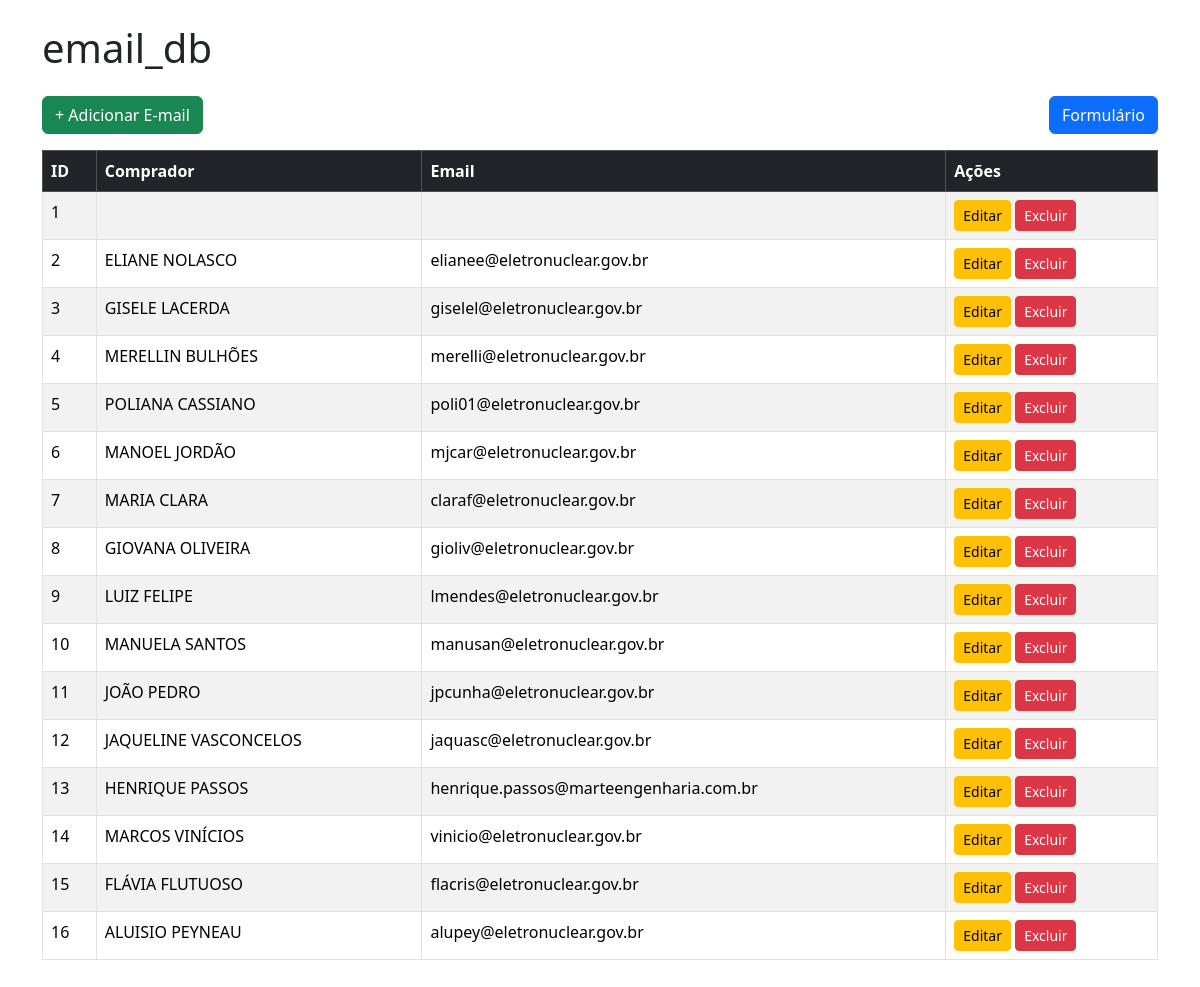
The app's page /email_db with its own data.
### tables this page shows
CREATE TABLE email_db (
    id INTEGER PRIMARY KEY AUTOINCREMENT,
    comprador TEXT NOT NULL,
    email TEXT
);

### app.py (the view)
@app.route('/email_db')
def email_list():
    conn = get_db_connection()
    items = conn.execute("SELECT * FROM email_db ORDER BY id ASC").fetchall()
    conn.close()
    return render_template('email_list.html', items=items)

### app.py (called while the page is built)
def get_db_connection():
    conn = sqlite3.connect(DB_NAME)
    conn.row_factory = sqlite3.Row
    return conn

### templates/email_list.html (shortened to what this page needs)
<!DOCTYPE html>
<html lang="pt-BR">
<head>
    <link href="https://cdn.jsdelivr.net/npm/bootstrap@5.3.3/dist/css/bootstrap.min.css" rel="stylesheet">
</head>
<body class="p-4">
    <div class="container">
        <h1 class="mb-4">email_db</h1>
        <div class="d-flex justify-content-between mb-3">
            <a href="{{ url_for('add_email') }}" class="btn btn-success">+ Adicionar E-mail</a>
            <a href="{{ url_for('index') }}" class="btn btn-primary">Formulário</a>
        </div>
        <table class="table table-bordered table-striped">
            <thead class="table-dark">
                <tr>
                    <th>ID</th>
                    <th>Comprador</th>
                    <th>Email</th>
                    <th>Ações</th>
                </tr>
            </thead>
            <tbody>
                {% for item in items %}
                <tr>
                    <td>{{ item.id }}</td>
                    <td>{{ item.comprador }}</td>
                    <td>{{ item.email or '' }}</td>
                    <td>
                        <a href="{{ url_for('edit_email', email_id=item.id) }}" class="btn btn-warning btn-sm">Editar</a>
                        <form action="{{ url_for('delete_email', email_id=item.id) }}" method="post" style="display:inline;">
                            <button class="btn btn-danger btn-sm" onclick="return confirm('Excluir este comprador?')">Excluir</button>
                        </form>
                    </td>
                </tr>
                {% else %}
                <tr><td colspan="4" class="text-center">Nenhum comprador encontrado</td></tr>
                {% endfor %}
            </tbody>
        </table>
    </div>
</body>
</html>

### records on screen
email_db: id "1"
email_db: id "2", comprador "ELIANE NOLASCO", email "elianee@eletronuclear.gov.br"
email_db: id "3", comprador "GISELE LACERDA", email "giselel@eletronuclear.gov.br"
email_db: id "4", comprador "MERELLIN BULHÕES", email "merelli@eletronuclear.gov.br"
email_db: id "5", comprador "POLIANA CASSIANO", email "poli01@eletronuclear.gov.br"
email_db: id "6", comprador "MANOEL JORDÃO", email "mjcar@eletronuclear.gov.br"
email_db: id "7", comprador "MARIA CLARA", email "claraf@eletronuclear.gov.br"
email_db: id "8", comprador "GIOVANA OLIVEIRA", email "gioliv@eletronuclear.gov.br"
email_db: id "9", comprador "LUIZ FELIPE", email "lmendes@eletronuclear.gov.br"
email_db: id "10", comprador "MANUELA SANTOS", email "manusan@eletronuclear.gov.br"
email_db: id "11", comprador "JOÃO PEDRO", email "jpcunha@eletronuclear.gov.br"
email_db: id "12", comprador "JAQUELINE VASCONCELOS", email "jaquasc@eletronuclear.gov.br"
email_db: id "13", comprador "HENRIQUE PASSOS", email "henrique.passos@marteengenharia.com.br"
email_db: id "14", comprador "MARCOS VINÍCIOS", email "vinicio@eletronuclear.gov.br"
email_db: id "15", comprador "FLÁVIA FLUTUOSO", email "flacris@eletronuclear.gov.br"
email_db: id "16", comprador "ALUISIO PEYNEAU", email "alupey@eletronuclear.gov.br"
